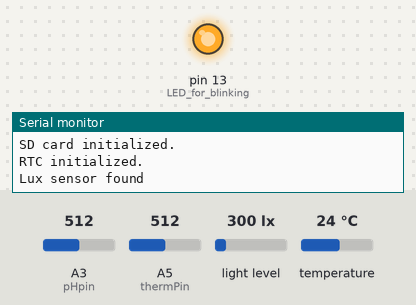
Recording of a sketch running on a simulated Arduino Uno, built with avr-gcc and run on an emulated ATmega328P. On the bench: output pins drawn as LEDs (lit = HIGH), the last lines printed to the serial monitor. The inputs (shaded band) are chosen by the test bench; at power-on: A3 (pHpin) = 512, A5 (thermPin) = 512, light level 300 lx, temperature 24 °C. The local clock reads 2024-03-15 10:24:30 at power-on unless the sketch sets it; storage starts empty.

Above: at 1.18 s.
At 4.8 s:
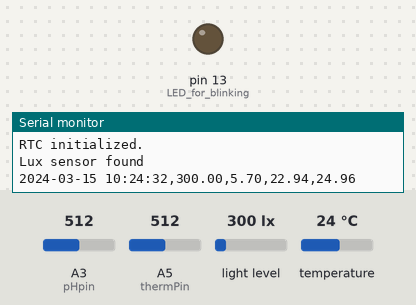
Timing chart, 0 to 10.0 s (numbered marks = the images above):
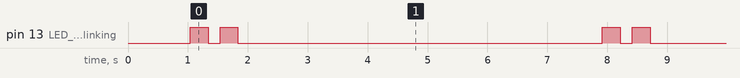

Measured:
- by itself, pin 13 (LED_for_blinking): repeats every 6.9 s: LOW 0.20 s, HIGH 0.30 s, LOW 6.1 s, HIGH 0.30 s
- by itself, everything shown: repeats every 6.9 s, in 4 steps

The sketch:

aswProject_1.0.ino
```cpp
#include <SD.h>
#include <SPI.h>
#include "RTClib.h"
#include <Wire.h>
#include <DallasTemperature.h>
#include <Adafruit_VEML7700.h>


// Link to RTC
RTC_PCF8523 rtc;

//The One Wire bus is D6
#define ONE_WIRE_BUS 6
// Link to One Wire
OneWire oneWire(ONE_WIRE_BUS);
// Link dallasTemp sensor to One Wire bus
DallasTemperature dallasTemp(&oneWire);

// Calibration result for dallasTemp - value in ice water (assume 0.1C)
#define T0 1.06

// Lux Sensor
Adafruit_VEML7700 veml = Adafruit_VEML7700();

// pH analog pin
#define pHpin A3
// thermister pin
#define thermPin A5

// Calibration results - values from 10-bit ADC
#define pH4 620
#define pH7 429

//The SD uses pin 10 on the Feather;
const int SDchipSelect = 10;

void setup() {

  delay(1000); //give everything a second to start up
  pinMode(13, OUTPUT);  //LED for blinking
  Serial.begin(57600);

  // Initialize the SD Card:
  if (SD.begin(SDchipSelect)) {
    Serial.println("SD card initialized.");
  } else
    Serial.println("SD card NOT initialized.");

 // Initialize the RTC:
  if (rtc.begin()) {
    Serial.println("RTC initialized.");
  } else
    Serial.println("RTC NOT initialized.");

  // Initialize the VEML Lux sensor
  if (veml.begin()) {
    Serial.println("Lux sensor found");
  } else
  Serial.println("Lux sensor NOT found");

  // Initialize the DS18B20 dallasTemp sensor - returns null
  dallasTemp.begin();

}//setup

void loop() {

  // 2 quick blinks
  for (int blink=0; blink < 2; blink++) {
      digitalWrite(13, HIGH); delay(300);
      digitalWrite(13, LOW); delay(200);
  }

  // Make a string for assembling the data to log:
  String timeStamp;
  String dataSample = "";
  DateTime now = rtc.now();

  // Format the timestamp
  timeStamp = formatTimestamp(now);
  //Serial.println(timeStamp);

  // Simple read of the lux value
  float lux = veml.readLux();
  //Serial.print("Lux: "); Serial.println(lux);

  // Get the pH ADC output from A5 (pHpin)
  float pHread = analogRead(pHpin); //0-1024 digital
  //Serial.print("pH Read: "); Serial.println(pHread);

  // Convert ADC output to corrected pH using two-point calibration results
  //corr =  (((rawValue-rawLow)*referenceRange)/(rawRange)) + referenceLow
  //where referenceRange = -3 and rawRange= pH4-pH7
  float pHcorr = (((pHread-pH7)*(-3))/(pH4-pH7)) + 7;
  //Serial.print("pHcorr: "); Serial.println(pHcorr,2);

  // Get the Dallas dallasTemperature data
  dallasTemp.requestTemperatures();
  float dallasTempRaw= dallasTemp.getTempCByIndex(0);
  float dallasTempCorr = dallasTempRaw - T0; //single point calibration correction
  //Serial.print("dallasTemp: "); Serial.println(dallasTempCorr,2);

  // Get the thermister temp data
  //get the value from the ADC (0-1023)
  int thermADC = analogRead(thermPin);
  //calc thermister R
  float rTherm = 10000.*thermADC/(1023. - thermADC);
  //calc inverted T in Kelvin
  float Tinv = (1/298.15) + (1/3950.)*log(rTherm/10000.);
  //convert the centigrade
  float thermTemp = (1/Tinv) - 273.15;

  // Assemble the data string in CSV format
  dataSample += timeStamp;
  dataSample += ",";
  dataSample += lux;
  dataSample += ",";
  dataSample += pHcorr;
  dataSample += ",";
  dataSample += dallasTempCorr;
  dataSample += ",";
  dataSample += thermTemp;


  // Open the output file for writing/appending
  File dataFile = SD.open("asw_log.txt", FILE_WRITE);

  if (dataFile) {
    dataFile.println(dataSample);  delay(100);
    //Serial.println("Writing data record to SD");
    dataFile.close(); //close the CSV file
  } else  {
    Serial.println("SD card file did not open");
  }
  Serial.println(dataSample);

  delay(5000);//wait 5 seconds and do it again

}

// This just adds a leading zeros to the timestamp if needed
String addleadZero(int value) {
  String result = "0";
  if (value < 10) {
    result += value;
  }
  else {
    result = value;
  }
  return (result);
}
// Format the timestamp to %Y-%m-%d %H:%M:%S
String formatTimestamp(DateTime now) {
  String result = "";
  result += now.year();
  result += "-" + addleadZero(now.month()) + "-";
  result += addleadZero(now.day()) + " ";
  result += addleadZero(now.hour()) + ":";;
  result += addleadZero(now.minute()) + ":";
  result += addleadZero(now.second());
  return (result);
}
```
